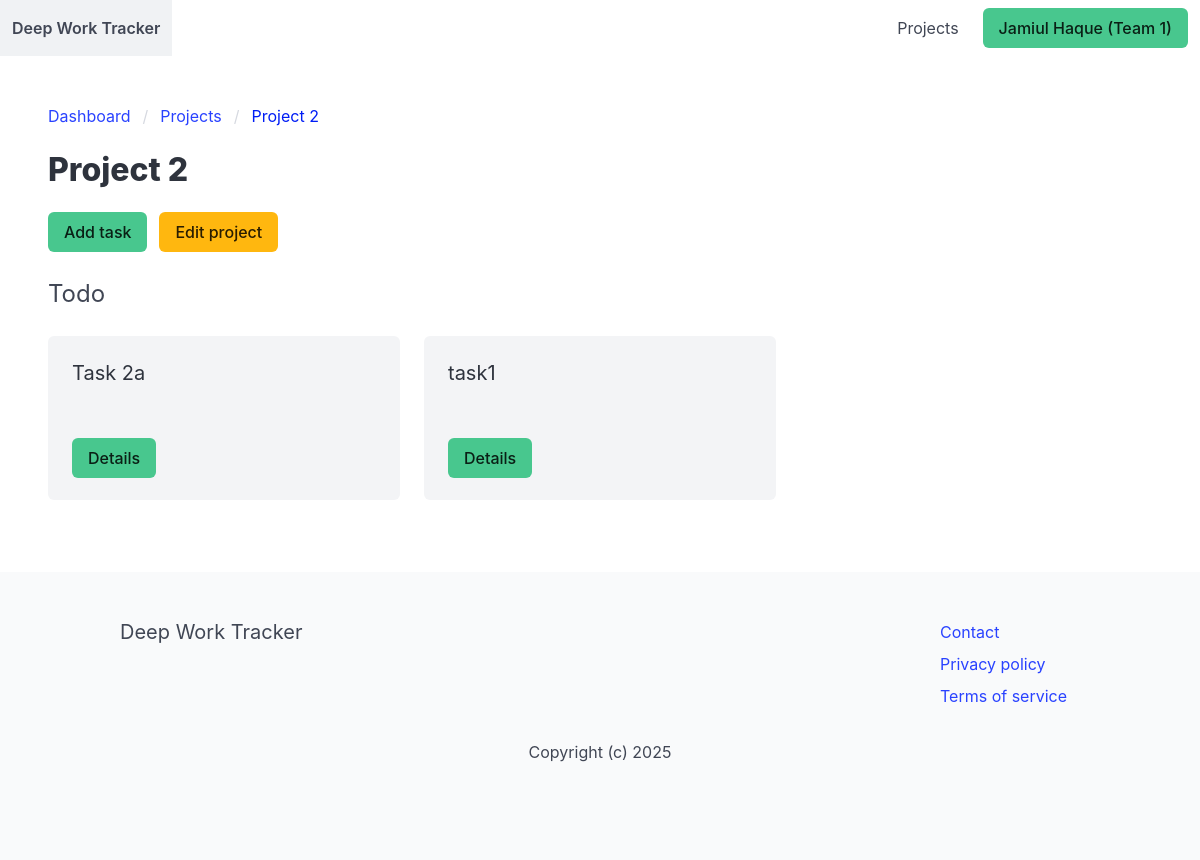
Page /projects/3/ (signed in) on the earlier database version.
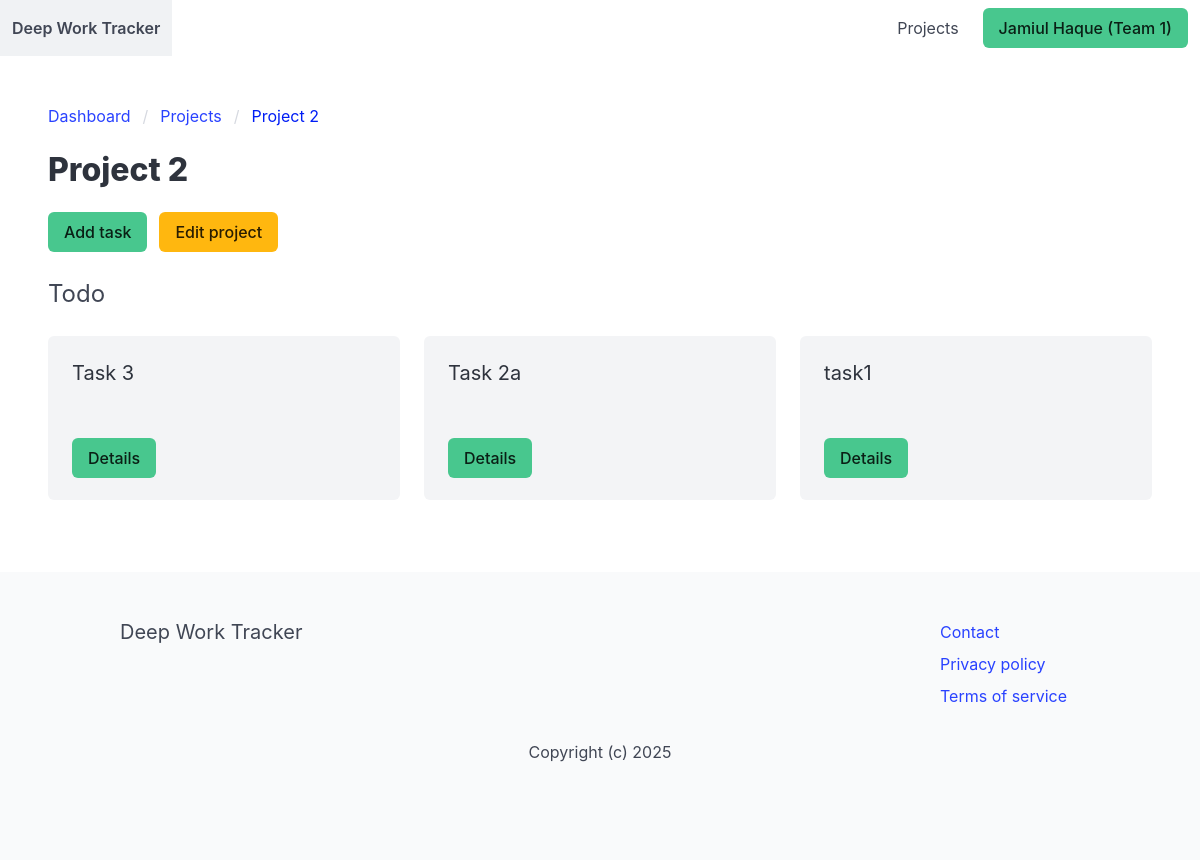
Same page on the later database version.
### apps/project/models.py (models this page shows, shortened)
class Task(models.Model):
    TODO = "todo"
    DONE = "done"
    ARCHIVED = "archived"
    CHOICES_STATUS = (
        (TODO, "Todo"),
        (DONE, "Done"),
        (ARCHIVED, "Archived"),
    )
    team = models.ForeignKey(Team, related_name="tasks", on_delete=models.CASCADE)
    project = models.ForeignKey(Project, related_name="tasks", on_delete=models.CASCADE)
    title = models.CharField(max_length=255)
    created_by = models.ForeignKey(User, related_name="tasks", on_delete=models.CASCADE)
    created_at = models.DateTimeField(auto_now_add=True)
    status = models.CharField(max_length=20, choices=CHOICES_STATUS, default=TODO)
    class Meta:
        ordering = ["-created_at"]

### apps/project/views.py (the view)
# urls.py: path("<int:project_id>/", project, name="project"),
@login_required
def project(request, project_id):
    team = get_object_or_404(Team, pk=request.user.userprofile.active_team_id, status=Team.ACTIVE)
    project = get_object_or_404(Project, team=team, pk=project_id)
    if request.method == "POST":
        title = request.POST.get("title")
        if title:
            task = Task.objects.create(team=team, project=project, created_by=request.user, title=title)
            messages.info(request, "The task was added")
            return redirect("project:project", project_id=project.id)
    tasks_todo = project.tasks.filter(status=Task.TODO)
    tasks_done = project.tasks.filter(status=Task.DONE)
    return render(request, "project/project.html", {"team": team, "project": project, "tasks_todo": tasks_todo, "tasks_done": tasks_done})

### apps/team/context_processors.py (called while the page is built)
def active_team(request):
    if request.user.is_authenticated:
        if request.user.userprofile.active_team_id:
            team = Team.objects.get(pk=request.user.userprofile.active_team_id)
            return {"active_team": team}
        return {"active_team": None}
    return {"active_team": None}

### apps/project/templates/project/project.html (shortened to what this page needs)
{% extends "core/base.html" %}
{% block content %}
    <div id="project-app">
        <nav class="breadcrumb" aria-label="breadcrumbs">
            <ul>
                <li><a href="#">Dashboard</a></li>
                <li><a href="{% url "project:projects" %}">Projects</a></li>
                <li class="is-active"><a href="{% url "project:project" project.id %}" aria-current="page">{{ project.title }}</a></li>
            </ul>
        </nav>
        <div class="columns">
            <div class="column">
                <h1 class="title">{{ project.title }}</h1>
                <div class="buttons">
                    <a @click="showAddTaskModal = !showAddTaskModal" class="button is-success">Add task</a>
                    <a href="{% url "project:edit_project" project.id %}" class="button is-warning">Edit project</a>
                </div>
            </div>
        </div>
        <div class="columns is-multiline">
            {% if tasks_todo %}
                <div class="column is-12">
                    <h2 class="is-size-4">Todo</h2>
                </div>
                {% for task in tasks_todo %}
                    <div class="column is-4">
                        <div class="notification">
                            <h3 class="is-size-5">{{ task.title }}</h3>
                            <hr>
                            <a href="{% url "project:task" project.id task.id %}" class="button is-success">Details</a>
                        </div>
                    </div>
                {% endfor %}
            {% endif %}
        </div>
        </div>
{% endblock %}

Differences in the rows shown:
added Task: title "Task 3"
